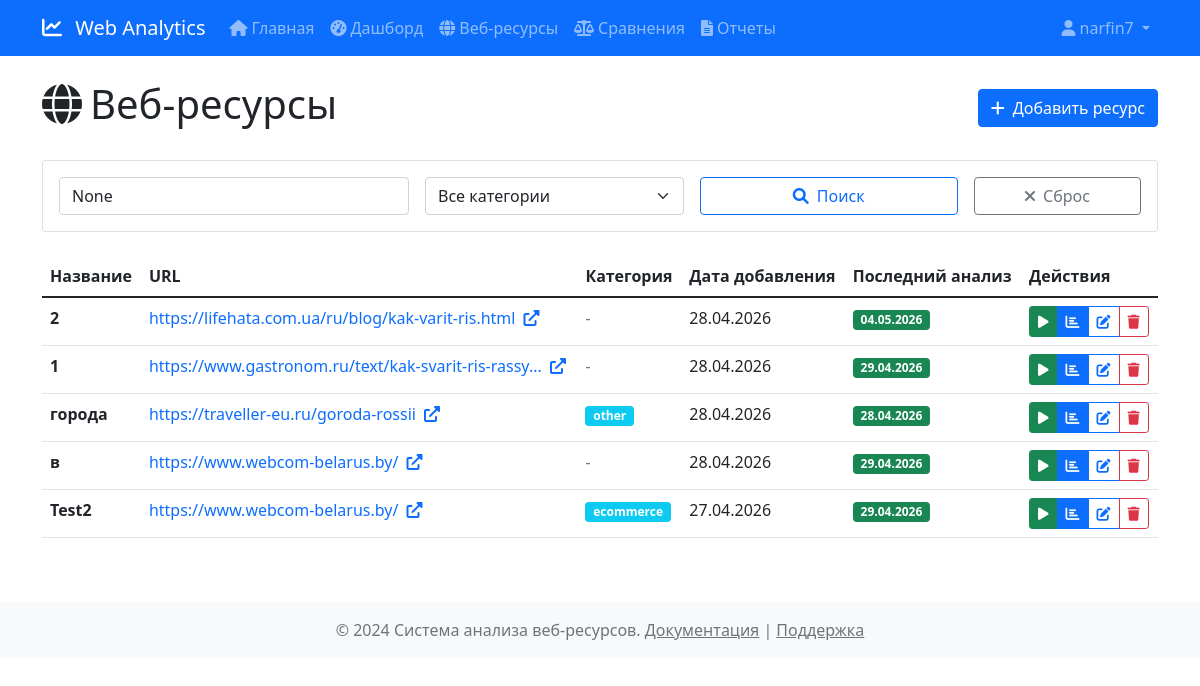
/websites (signed in), run on the app's committed database.
### models.py (models this page shows, shortened)
class User(UserMixin, db.Model):
    __tablename__ = 'users'
    id = db.Column(db.Integer, primary_key=True)
    username = db.Column(db.String(80), unique=True, nullable=False)
    email = db.Column(db.String(120), unique=True, nullable=False)
    password_hash = db.Column(db.String(255), nullable=False)
    role = db.Column(db.Enum('admin', 'analyst', 'viewer', name='user_role'), default='viewer')
    created_at = db.Column(db.TIMESTAMP, default=datetime.utcnow)
    updated_at = db.Column(db.TIMESTAMP, default=datetime.utcnow, onupdate=datetime.utcnow)
    is_active = db.Column(db.Boolean, default=True)
    websites = db.relationship('Website', backref='creator', lazy=True)
    analyses = db.relationship('Analysis', backref='user', lazy=True)
    comparisons = db.relationship('Comparison', backref='user', lazy=True)
    api_keys = db.relationship('ApiKey', backref='user', lazy=True)
    def is_admin(self):
        return self.role == 'admin'

class Website(db.Model):
    __tablename__ = 'websites'
    id = db.Column(db.Integer, primary_key=True)
    url = db.Column(db.String(2048), nullable=False)
    name = db.Column(db.String(255), nullable=False)
    description = db.Column(db.Text)
    category = db.Column(db.String(100))
    created_by = db.Column(db.Integer, db.ForeignKey('users.id'), nullable=True)
    created_at = db.Column(db.TIMESTAMP, default=datetime.utcnow)
    updated_at = db.Column(db.TIMESTAMP, default=datetime.utcnow, onupdate=datetime.utcnow)
    is_active = db.Column(db.Boolean, default=True)
    analyses = db.relationship('Analysis', backref='website', lazy=True, cascade='all, delete-orphan')
    def get_latest_analysis(self):
        return Analysis.query.filter_by(website_id=self.id).order_by(Analysis.analysis_date.desc()).first()

class Analysis(db.Model):
    __tablename__ = 'analyses'
    id = db.Column(db.Integer, primary_key=True)
    website_id = db.Column(db.Integer, db.ForeignKey('websites.id'), nullable=False)
    user_id = db.Column(db.Integer, db.ForeignKey('users.id'), nullable=False)
    analysis_date = db.Column(db.TIMESTAMP, default=datetime.utcnow)
    status = db.Column(db.Enum('pending', 'running', 'completed', 'failed', name='analysis_status'), default='pending')
    error_message = db.Column(db.Text)
    seo_metrics = db.relationship('SEOMetrics', backref='analysis', uselist=False, cascade='all, delete-orphan')
    performance_metrics = db.relationship('PerformanceMetrics', backref='analysis', uselist=False, cascade='all, delete-orphan')
    accessibility_metrics = db.relationship('AccessibilityMetrics', backref='analysis', uselist=False, cascade='all, delete-orphan')
    security_metrics = db.relationship('SecurityMetrics', backref='analysis', uselist=False, cascade='all, delete-orphan')
    ux_metrics = db.relationship('UXMetrics', backref='analysis', uselist=False, cascade='all, delete-orphan')
    reports = db.relationship('Report', backref='analysis', lazy=True, cascade='all, delete-orphan')

### routes/main.py (the view)
@main_bp.route('/websites')
@login_required
def websites():
    page = request.args.get('page', 1, type=int)
    per_page = 20
    category_filter = request.args.get('category')
    search = request.args.get('search')
    query = Website.query
    if not current_user.is_admin():
        query = query.filter_by(created_by=current_user.id)
    if category_filter:
        query = query.filter_by(category=category_filter)
    if search:
        query = query.filter(
            Website.name.contains(search) |
            Website.url.contains(search) |
            Website.description.contains(search)
        )
    websites = query.order_by(desc(Website.created_at)).paginate(
        page=page, per_page=per_page, error_out=False
    )
    categories = db.session.query(Website.category).filter(
        Website.category.isnot(None)
    ).distinct().all()
    categories = [cat[0] for cat in categories]
    return render_template('websites.html',
                         websites=websites,
                         categories=categories,
                         current_category=category_filter,
                         current_search=search)

### templates/websites.html (shortened to what this page needs)
{% extends "base.html" %}
{% block content %}
<div class="d-flex justify-content-between align-items-center mb-4">
    <h1>
        <i class="fas fa-globe me-2"></i>Веб-ресурсы
    </h1>
    <a href="{{ url_for('main.add_website') }}" class="btn btn-primary">
        <i class="fas fa-plus me-2"></i>Добавить ресурс
    </a>
</div>
<div class="card mb-4">
    <div class="card-body">
        <form method="GET" class="row g-3">
            <div class="col-md-4">
                <input type="text" class="form-control" name="search" placeholder="Поиск..."
                    value="{{ current_search }}">
            </div>
            <div class="col-md-3">
                <select class="form-select" name="category">
                    <option value="">Все категории</option>
                </select>
            </div>
            <div class="col-md-3">
                <button type="submit" class="btn btn-outline-primary w-100">
                    <i class="fas fa-search me-2"></i>Поиск
                </button>
            </div>
            <div class="col-md-2">
                <a href="{{ url_for('main.websites') }}" class="btn btn-outline-secondary w-100">
                    <i class="fas fa-times me-2"></i>Сброс
                </a>
            </div>
        </form>
    </div>
</div>
{% if websites.items %}
<div class="table-responsive">
    <table class="table table-hover">
        <thead>
            <tr>
                <th>Название</th>
                <th>URL</th>
                <th>Категория</th>
                <th>Дата добавления</th>
                <th>Последний анализ</th>
                <th>Действия</th>
            </tr>
        </thead>
        <tbody>
            {% for website in websites.items %}
            <tr>
                <td>
                    <strong>{{ website.name }}</strong>
                </td>
                <td>
                    <a href="{{ website.url }}" target="_blank" class="text-decoration-none">
                        {{ website.url[:50] }}{% if website.url|length > 50 %}...{% endif %}
                        <i class="fas fa-external-link-alt ms-1"></i>
                    </a>
                </td>
                <td>
                    {% if website.category %}
                    <span class="badge bg-info">{{ website.category }}</span>
                    {% else %}
                    <span class="text-muted">-</span>
                    {% endif %}
                </td>
                <td>{{ website.created_at.strftime('%d.%m.%Y') }}</td>
                <td>
                    {% set latest_analysis = website.get_latest_analysis() %}
                    {% if latest_analysis %}
                    <span
                        class="badge bg-{{ 'success' if latest_analysis.status == 'completed' else 'primary' if latest_analysis.status == 'running' else 'danger' if latest_analysis.status == 'failed' else 'secondary' }}">
                        {{ latest_analysis.analysis_date.strftime('%d.%m.%Y') }}
                    </span>
                    {% else %}
                    <span class="text-muted">Нет анализов</span>
                    {% endif %}
                </td>
                <td>
                    <div class="btn-group btn-group-sm" role="group">
                        <a href="{{ url_for('main.start_analysis', website_id=website.id) }}"
                            class="btn btn-success" title="Запустить анализ">
                            <i class="fas fa-play"></i>
                        </a>
                        {% if latest_analysis and latest_analysis.status == 'completed' %}
                        <a href="{{ url_for('main.view_analysis', analysis_id=latest_analysis.id) }}" class="btn btn-primary"
                            title="Просмотр анализа">
                            <i class="fas fa-chart-bar"></i>
                        </a>
                        {% endif %}
                        <a href="{{ url_for('main.edit_website', id=website.id) }}" class="btn btn-outline-primary"
                            title="Редактировать">
                            <i class="fas fa-edit"></i>
                        </a>
                        <button type="button" class="btn btn-outline-danger" onclick="confirmDelete('{{ website.id }}')" title="Удалить">
                            <i class="fas fa-trash"></i>
                        </button>
                    </div>
                </td>
            </tr>
            {% endfor %}
        </tbody>
    </table>
</div>
{% endif %}
{% endblock %}

### templates/base.html (shortened to what this page needs)
<!DOCTYPE html>
<html lang="ru">
<head>
    <link href="https://cdn.jsdelivr.net/npm/bootstrap@5.1.3/dist/css/bootstrap.min.css" rel="stylesheet">
    <link href="https://cdnjs.cloudflare.com/ajax/libs/font-awesome/6.0.0/css/all.min.css" rel="stylesheet">
</head>
<body>
    <nav class="navbar navbar-expand-lg navbar-dark bg-primary">
        <div class="container">
            <a class="navbar-brand" href="{{ url_for('main.index') }}">
                <i class="fas fa-chart-line me-2"></i>
                Web Analytics
            </a>
            <div class="collapse navbar-collapse" id="navbarNav">
                <ul class="navbar-nav me-auto">
                    <li class="nav-item">
                        <a class="nav-link" href="{{ url_for('main.index') }}">
                            <i class="fas fa-home me-1"></i>Главная
                        </a>
                    </li>
                    {% if current_user.is_authenticated %}
                    <li class="nav-item">
                        <a class="nav-link" href="{{ url_for('main.dashboard') }}">
                            <i class="fas fa-tachometer-alt me-1"></i>Дашборд
                        </a>
                    </li>
                    <li class="nav-item">
                        <a class="nav-link" href="{{ url_for('main.websites') }}">
                            <i class="fas fa-globe me-1"></i>Веб-ресурсы
                        </a>
                    </li>
                    <li class="nav-item">
                        <a class="nav-link" href="{{ url_for('analysis.compare_websites') }}">
                            <i class="fas fa-balance-scale me-1"></i>Сравнения
                        </a>
                    </li>
                    <li class="nav-item">
                        <a class="nav-link" href="{{ url_for('reports.list_reports') }}">
                            <i class="fas fa-file-alt me-1"></i>Отчеты
                        </a>
                    </li>
                    {% endif %}
                </ul>
                <ul class="navbar-nav">
                    {% if current_user.is_authenticated %}
                    <li class="nav-item dropdown">
                        <a class="nav-link dropdown-toggle" href="#" id="navbarDropdown" role="button" data-bs-toggle="dropdown">
                            <i class="fas fa-user me-1"></i>{{ current_user.username }}
                        </a>
                    </li>
                    {% endif %}
                </ul>
            </div>
        </div>
    </nav>
    <main class="container my-4">
        {% block content %}{% endblock %}
    </main>
    <footer class="bg-light text-center py-3 mt-5">
        <div class="container">
            <p class="text-muted mb-0">
                © 2024 Система анализа веб-ресурсов.
                <a href="#" class="text-muted">Документация</a> |
                <a href="#" class="text-muted">Поддержка</a>
            </p>
        </div>
    </footer>
</body>
</html>

### data on the page
User: username "narfin7"
Website: name "2", url "https://lifehata.com.ua/ru/blog/kak-varit-ris.html", created_at "28.04.2026"
Analysis: analysis_date "04.05.2026"
Website: name "1", url "https://www.gastronom.ru/text/kak-svarit-ris-rassy", created_at "28.04.2026"
Analysis: analysis_date "29.04.2026"
Website: name "города", url "https://traveller-eu.ru/goroda-rossii", category "other", created_at "28.04.2026"
Analysis: analysis_date "28.04.2026"
Website: name "в", url "https://www.webcom-belarus.by/", created_at "28.04.2026"
Analysis: analysis_date "29.04.2026"
Website: name "Test2", url "https://www.webcom-belarus.by/", category "ecommerce", created_at "27.04.2026"
Analysis: analysis_date "29.04.2026"
